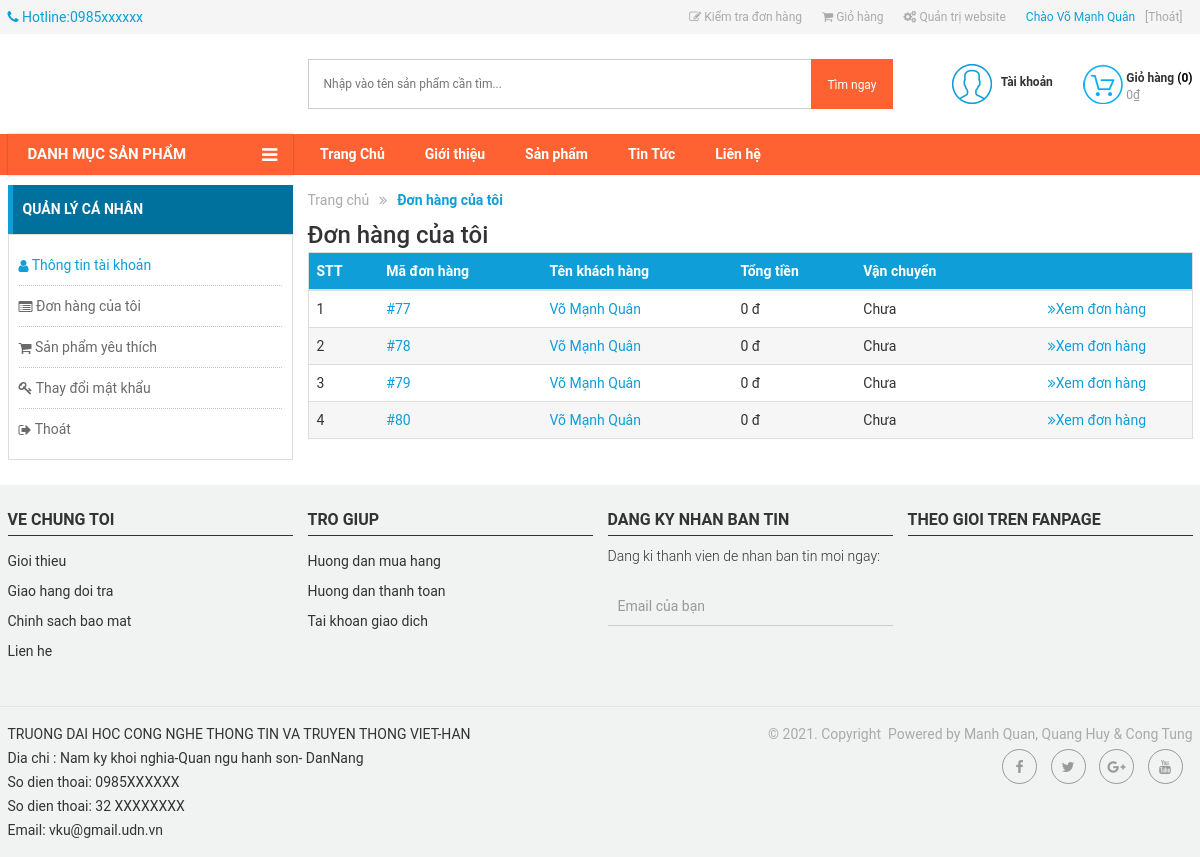
/?act=taikhoan&xuli=myorder (signed in), run on the app's committed database.
### tables this page shows
CREATE TABLE `menu` (
  `id` int(11) NOT NULL,
  `TenMenu` varchar(255) NOT NULL,
  `Link` varchar(255) NOT NULL,
  `NoiDung` longtext NOT NULL
);

CREATE TABLE `hoadon` (
  `MaHD` int(11) NOT NULL,
  `MaND` int(11) NOT NULL,
  `NgayLap` datetime NOT NULL,
  `NguoiNhan` varchar(50) NOT NULL,
  `SDT` varchar(20) NOT NULL,
  `Email` varchar(255) NOT NULL,
  `DiaChi` varchar(100) NOT NULL,
  `GhiChu` varchar(255) NOT NULL,
  `PhuongThucTT` varchar(20) NOT NULL,
  `TongTien` float NOT NULL,
  `TrangThai` varchar(70) NOT NULL
);

CREATE TABLE `footer` (
  `Id` int(11) NOT NULL,
  `NoiDung` longtext NOT NULL,
  `TrangThai` int(11) NOT NULL
);

### Controllers/LoginController.php (called while the page is built, shortened)
<?php
require_once("Models/login.php");
class LoginController
{
    var $login_model;
    public function __construct()
    {
        $this->login_model = new Login();
    }
    function myorder(){
            $manguoidung=$_SESSION['login']['MaND'];
            $data_myoder=$this->login_model->get_hoadon1($manguoidung);
        $data_menu=$this->login_model->menu(0,5);
        require_once('Views/index.php');
    }
    }

### Models/connection.php (called while the page is built, shortened)
<?php
    class connection{
        function __construct()
        {
            $severname ="localhost";
            $username ="root";
            $password ="";
            $db_name ="wiroshop";
            $this->conn = new mysqli($severname,$username,$password,$db_name);
        }
    }
?>

### Models/login.php (called while the page is built, shortened)
<?php
require_once("model.php");
class Login extends Model
{
    function __construct()
    {
        $conn_obj = new Connection();
        $this->conn = $conn_obj->conn;
    }
}

### Models/model.php (called while the page is built, shortened)
<?php
require_once("connection.php");
class model
{
    function danhmuc()
    {
        $query =  "SELECT * from DanhMuc ";
        require("result.php");
        return $data;
    }
    function chitietdanhmuc($id)
    {
        $query =  "SELECT d.TenDM as Ten, l.* FROM danhmuc as d, loaisanpham as l WHERE d.MaDM = l.MaDM and d.MaDM = $id";
        require("result.php");
        return $data;
    }
    function menu($a,$b){
        $query="SELECT * FROM menu limit $a,$b";
         require("result.php");
        return $data;
    }
     function get_hoadon1($manguoidung){
        $query="SELECT * from hoadon WHERE MaND = $manguoidung ";
        require("result.php");
        return $data;
    }
}

### Models/result.php (called while the page is built, shortened)
<?php
$result = $this->conn->query($query);
$data = array();
while ($row = $result->fetch_assoc()) {
    $data[] = $row;
}
?>

### Views/login/myorder.php (the view, shortened to what this page needs)
<div class="main">
    <div class="container">
        <div class="row">
            <div class="col-md-3">
                <div class="menu-account" >
                    <h3>
                        <span>
                            Quản lý cá nhân
                        </span>
                    </h3>
                    <ul>
                        <li class="active"><a href="?act=taikhoan&xuli=account"><i class="glyphicon fa fa-user"></i> Thông tin tài khoản</a></li>
                        <li><a href="?act=taikhoan&xuli=myorder"><i class="glyphicon fa fa-list-alt"></i> Đơn hàng của tôi</a></li>
                        <li><a href="#"><i class="glyphicon fa fa-shopping-cart"></i> Sản phẩm yêu thích</a></li>
                        <li><a href="?act=taikhoan&xuli=doimk"><i class="fa fa-key"></i> Thay đổi mật khẩu</a></li>
                        <li><a href="javascript:void(0)" ng-click="signOut()"><i class="glyphicon fa fa-sign-out"></i> Thoát</a></li>
                    </ul>
                </div>
            </div>
            <div class="col-md-9">
                <div class="breadcrumb clearfix">
                    <ul>
                        <li  class="home">
                            <a title="Đến trang chủ" href="?act=home" itemprop="url"><span itemprop="title">Trang chủ</span></a>
                        </li>
                        <li class="icon-li"><strong>Đơn hàng của tôi</strong> </li>
                    </ul>
                </div>
                <div class="myorder-content clearfix">
                    <h1 class="title"><span>Đơn hàng của tôi</span></h1>
                    <div class="myorder-block">
                        <div class="table-responsive clearfix myorder-info">
                            <table class="table table-mycart">
                                <thead>
                                    <tr>
                                        <th>STT</th>
                                        <th>Mã đơn hàng</th>
                                        <th>Tên khách hàng</th>
                                        <th>Tổng tiền</th>
                                        <th>Vận chuyển</th>
                                        <th></th>
                                    </tr>
                                </thead>
                                <tbody>
                                     <?php if (isset($_SESSION['login'])) {
                                         $i=0;
                                        foreach ($data_myoder as $value) {
                                        $i++;
                                            ?>
                                    <tr>
                                        <td><?= $i ?></td>
                                        <td><a href="?act=taikhoan&xuli=hoadon&id=<?= $value['MaHD'] ?>">#<?= $value['MaHD'] ?></a></td>
                                        <td><a href="?act=taikhoan&xuli=hoadon&id=<?= $value['MaHD'] ?>"><?= $value['NguoiNhan'] ?></a></td>
                                        <td><?= number_format($value['TongTien']) ?> đ</td>
                                        <?php if($value['TrangThai']==0) {?>
                                        <td>Chưa</td>
                                    <?php } else{ ?>
                                          <td>Đã xác nhận</td>
                                    <?php } ?>
                                        <td class="text-center"><a href="?act=taikhoan&xuli=hoadon&id=<?= $value['MaHD'] ?>"><i class="fa fa-angle-double-right "></i>Xem đơn hàng</a></td>
                                    </tr>
                                  <?php }}
                                         ?>
                                </tbody>
                            </table>
                        </div>
                    </div>
                </div>
            </div>
        </div>
    </div>
</div>

### Views/header_footer/header.php (shortened to what this page needs)
      <div class="wrapper">
            <div class="header">
                <section class="top-link clearfix">
                    <div class="container">
                        <div class="row">
                            <div class="col-md-12">
                                <ul class="nav navbar-nav topmenu-contact pull-left">
                                    <li><i class="fa fa-phone"></i> <span>Hotline:0985xxxxxx</span></li>
                                </ul>
                                <ul class="nav navbar-nav navbar-right topmenu  hidden-xs hidden-sm">
                                    <?php if(isset($_SESSION['login'])) { ?>
                                     <li class="order-check"><a href="?act=checkorder"><i class="fa fa-pencil-square-o"></i> Kiểm tra đơn hàng</a></li>
                                     <li class="order-cart"><a href="?act=cart"><i class="fa fa-shopping-cart"></i> Giỏ hàng</a></li>
                                     <?php  if(isset($_SESSION['isLogin_Admin']) || isset($_SESSION['isLogin_Nhanvien'])){ ?>
                                     <li class="webmaster"><a href="admin/?mod=login"><i class="fa fa-gears"></i> Quản trị website</a></li>
                                      <?php } ?>
                                     <li class="account-info">
                                        <a href="?act=taikhoan&xuli=account">Chào <?=$_SESSION['login']['HoTen']?> </a>
                                        <a class="account-logout" id="btnLogOff" href="?act=taikhoan&xuli=dangxuat" title="">[Thoát] </a>
                                    </li>
                                <?php }
                                    ?>
                                </ul>
                            </div>
                        </div>
                    </div>
                </section>
<header id="header">
    <div id="header_main">
        <div class="container">
            <div class="row">
                <div class="col-lg-3 col-md-3 col-sm-4 col-xs-8">
                </div>
                <div class="col-lg-6 col-md-5 col-sm-4 hidden-xs">
                    <div class="search_box">
                        <div class="search_wrapper">
                            <form action="?act=shop" method="POST">
                            <input type="text" placeholder="Nhập vào tên sản phẩm cần tìm..." name="keyword" class="index_input_search" id="txtsearch"  />
                            <button class="btn_search_submit btn " type="submit" id="btnsearch"><span>Tìm ngay</span></button>
                            </form>
                        </div>
                    </div>
                </div>
                <div class="col-lg-3 col-md-4 col-sm-4 col-xs-12">
                    <div class="cart_header">
                        <a href="?act=cart" title="Giỏ hàng">
                            <?php
                           $numberCart=0;
                            $thanhtien = 0;
                        ?>
                            <span class="cart_header_icon"></span>
                            <span class="box_text">
                                <strong class="cart_header_count">Giỏ hàng <span>(<span id="numberCart"><?=$numberCart?></span>)</span></strong>
                                <span class="cart_price"><?=number_format($thanhtien)?>₫</span>
                            </span>
                        </a>
                    </div>
                    <div class="user_login">
                        <div class="user_login_icon"></div>
                        <div class="box_text">
                            <strong>Tài khoản</strong>
                        </div>
                    </div>
                </div>
            </div>
        </div>
    </div>
</header>
    <nav class="navbar-main">
        <div id="mb_mainnav">
            <div class="container">
                <div class="row">
                    <div class="col-md-3 col-sm-12 col-xs-12 vertical_menu">
                        <div id="mb_verticle_menu" class="menu-quick-select">
                            <div class="title_block">
                                <span>Danh mục sản phẩm</span>
                            </div>
                    </div>
                </div>
                <nav class="col-md-9 col-sm-12 col-xs-12 p-l-0">
                    <ul class='menu nav navbar-nav menu_hori'>
                    <?php foreach ($data_menu as $value) { ?>
                            <li class="level0"><a class='' href='<?=$value['Link']?>'><span><?=$value['TenMenu']?></span></a></li>
                        <?php } ?>
                    </ul class='menu nav navbar-nav menu_hori'>
                </nav>
            </div>
        </div>
    </div>
</nav>
</div>

### data on the page
menu: TenMenu "Trang Chủ"
menu: TenMenu "Giới thiệu"
menu: TenMenu "Sản phẩm"
menu: TenMenu "Tin Tức"
menu: TenMenu "Liên hệ"
hoadon: MaHD "77", NguoiNhan "Võ Mạnh Quân", TongTien "0", TrangThai "Chưa"
hoadon: MaHD "78", NguoiNhan "Võ Mạnh Quân", TongTien "0", TrangThai "Chưa"
hoadon: MaHD "79", NguoiNhan "Võ Mạnh Quân", TongTien "0", TrangThai "Chưa"
hoadon: MaHD "80", NguoiNhan "Võ Mạnh Quân", TongTien "0", TrangThai "Chưa"

### other printed values
$_SESSION['login']['HoTen'] "Võ Mạnh Quân"
$numberCart "0"
$thanhtien "0"
